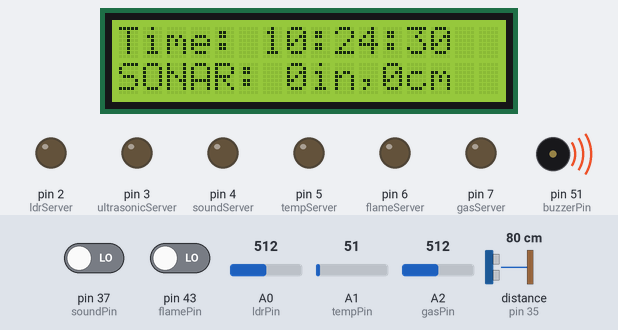
A sketch run on a simulated Arduino Mega 2560, built with avr-gcc and run on an emulated ATmega2560. On the bench: 16×2 character LCD, output pins drawn as LEDs (lit = HIGH), buzzer (waves = sounding). Wiring (inferred from the names in the program): ultrasonic range finder: trigger pin 34; echo pin 35. The inputs (shaded band) are chosen by the test bench; at power-on: distance to the obstacle (sensor on pin 35) 80 cm, pin 37 (soundPin) LOW, A0 (ldrPin) = 512, pin 43 (flamePin) LOW, A1 (tempPin) = 51, A2 (gasPin) = 512. The echo pulse lasts 58.3 µs per cm; the local clock reads 2024-03-15 10:24:30 at power-on unless the sketch sets it; pins used as bus, display or sensor lines are not drawn; what the sketch prints to the serial monitor is not drawn.

Above: at 1.2 s.
1.3 s: distance to the obstacle (sensor on pin 35) set to 35 cm
At 8.1 s:
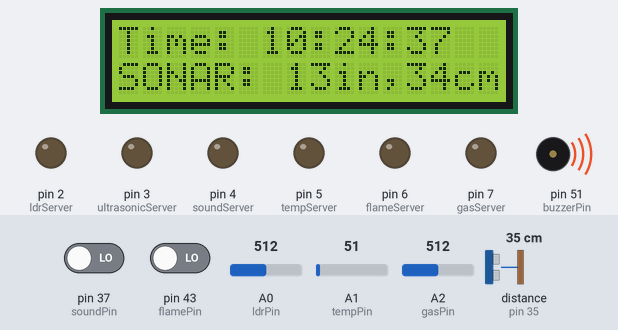
12.1 s: distance to the obstacle (sensor on pin 35) set to 29 cm
At 13.4 s:
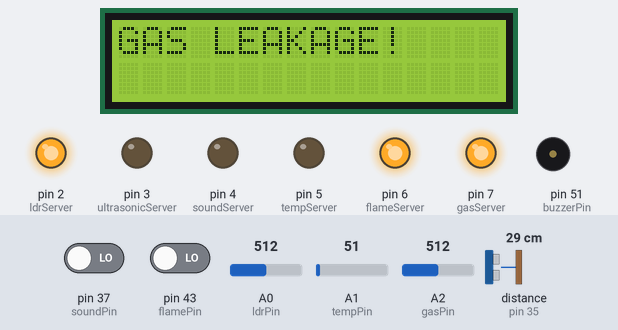
25.5 s: pin 37 (soundPin) driven HIGH
At 29.7 s:
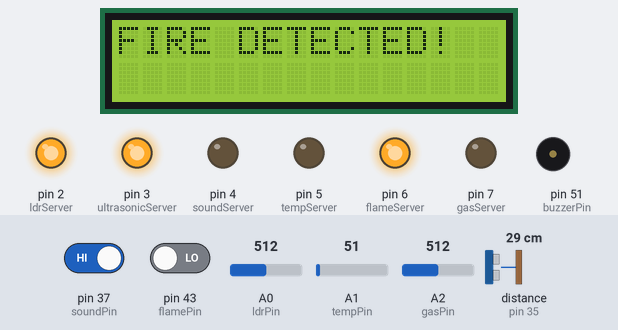
39.5 s: A0 (ldrPin) set to 782
53.4 s: A0 (ldrPin) set to 817
At 58.2 s:
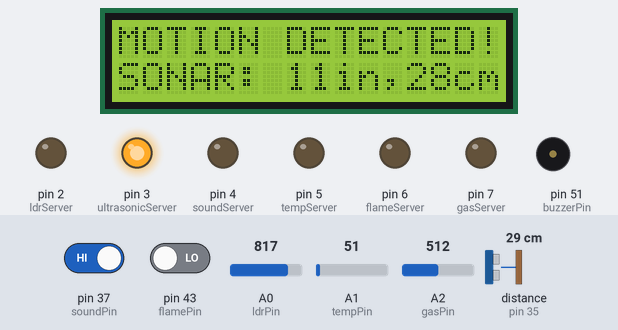
62.4 s: pin 43 (flamePin) driven HIGH
At 68.2 s:
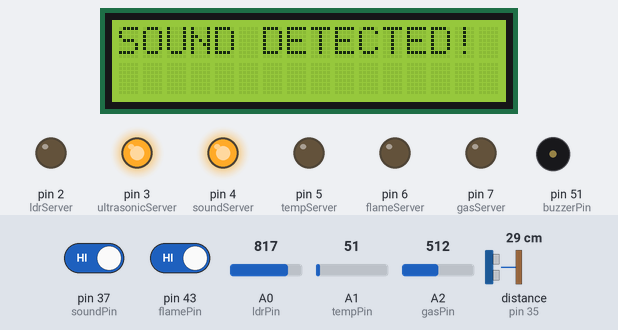
Timing chart, 0 to 72.3 s (numbered marks = the images above; inputs shaded):
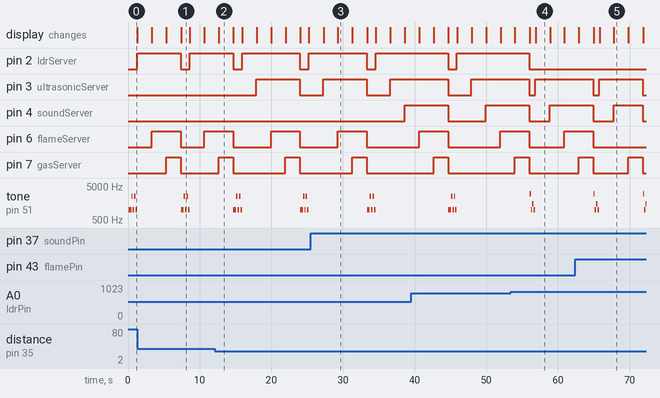

Measured:
- the behaviour switches between 32 and 31 cm on distance to the obstacle (sensor on pin 35) (found by bisection; images 1 and 2)
- the behaviour switches between 799 and 800 on A0 (ldrPin) (found by bisection; images 3 and 4)
- after the input at 12.1 s, pin 2 (ldrServer): HIGH → LOW after 11.9 s, → HIGH 1.2 s later; pin 3 (ultrasonicServer): LOW → HIGH after 5.8 s, → LOW 6.1 s later; pin 7 (gasServer): LOW → HIGH after 9.9 s, → LOW 2.0 s later
- after the input at 25.5 s, pin 4 (soundServer): LOW → HIGH after 13.1 s; pin 6 (flameServer): goes on until 33.3 s, then stays LOW
- after the input at 53.4 s, pin 2 (ldrServer): goes on until 56.0 s, then stays LOW
- after the input at 62.4 s, pin 6 (flameServer): goes on until 64.9 s, then stays LOW
- what the display in image 1 shows lasts 1.2 s, from 7.4 s to 8.6 s

The sketch:

SecuritySystemProject.ino
```cpp
#include <Wire.h>
#include <RTClib.h>
#include <LiquidCrystal_I2C.h>

RTC_DS1307 rtc;
LiquidCrystal_I2C lcd(0x27, 2, 1, 0, 4, 5, 6, 7, 3, POSITIVE);


int ldrPin = A0;
int trigPin = 34;
int echoPin = 35;
int soundPin = 37;
int tempPin = A1;
int flamePin = 43;
int gasPin = A2;
int buzzerPin = 51;

int ldrServer = 2;
int ultrasonicServer = 3;
int soundServer = 4;
int tempServer = 5;
int flameServer = 6;
int gasServer = 7;

int ldrVal = 0;
int ultrasonicVal = 0;
int soundVal = 0;
int tempVal = 0;
int flameVal = 1;
int gasVal = 0;

int buzzerState = LOW;

long duration, cm, inches;
float mv,cel,far;

void setup(){
  pinMode(ldrPin,INPUT);
  pinMode(trigPin,OUTPUT);
  pinMode(echoPin,INPUT);
  pinMode(soundPin,INPUT);
  pinMode(tempPin,INPUT);
  pinMode(flamePin,INPUT);
  pinMode(gasPin,INPUT);
  pinMode(buzzerPin,OUTPUT);

  pinMode(ldrServer,OUTPUT);
  pinMode(ultrasonicServer,OUTPUT);
  pinMode(soundServer,OUTPUT);
  pinMode(tempServer,OUTPUT);
  pinMode(flameServer,OUTPUT);
  pinMode(gasServer,OUTPUT);

  Wire.begin();
  rtc.begin();
  lcd.begin(16,2);
  Serial.begin(9600);
}

void loop(){
  digitalWrite(ldrServer,LOW);
  digitalWrite(ultrasonicServer,LOW);
  digitalWrite(soundServer,LOW);
  digitalWrite(tempServer,LOW);
  digitalWrite(flameServer,LOW);
  digitalWrite(gasServer,LOW);


  //RTC
  DateTime now = rtc.now();

  lcd.clear();
  lcd.setCursor(0,0);
  lcd.print("Time: ");
  lcd.print(now.hour(), DEC);
  lcd.print(':');
  lcd.print(now.minute(), DEC);
  lcd.print(':');
  lcd.print(now.second(), DEC);
  lcd.print(' ');
  lcd.setCursor(0,1);
  lcd.print("SONAR: ");
  lcd.print(inches);
  lcd.print("in,");
  lcd.print(cm);
  lcd.print("cm");


  /*

  if(now.hour() >= 1 && now.hour() <= 6){
  }
   */


  //Read
  ldrVal = analogRead(ldrPin);
  soundVal = digitalRead(soundPin);
  tempVal = analogRead(tempPin);
  flameVal = digitalRead(flamePin);
  gasVal = analogRead(gasPin);


  buzzerState = LOW;

  //LDR
  if(ldrVal < 800){
    if(buzzerState == LOW){
        tone(buzzerPin,1000,400);
        delay(400);
        tone(buzzerPin,2500,200);
        delay(200);
        tone(buzzerPin,1000,200);
        delay(200);
        tone(buzzerPin,2500,200);
        delay(200);
        tone(buzzerPin,1000,200);
        delay(200);
        buzzerState = HIGH;
     }
    digitalWrite(ldrServer,HIGH);
    Serial.println("ALERT! WALKING DETECTED.");
    lcd.clear();
    lcd.setCursor(0,0);
    lcd.print("LASER CROSSED!");
    delay(2000);
  }


  //ULTRASONIC
  digitalWrite(trigPin, LOW);
  delayMicroseconds(5);
  digitalWrite(trigPin, HIGH);
  delayMicroseconds(10);
  digitalWrite(trigPin, LOW);
  duration = pulseIn(echoPin, HIGH);


  cm = (duration/2) / 29.1;
  inches = (duration/2) / 74;
  ultrasonicVal = cm;

  if(ultrasonicVal <= 30){
      if(buzzerState == LOW){

        tone(buzzerPin,3000,300);
        delay(200);
        tone(buzzerPin,1000,200);
        delay(200);
        tone(buzzerPin,1500,200);
        delay(200);
        tone(buzzerPin,1000,200);
        delay(200);
        buzzerState = HIGH;

     }
    digitalWrite(ultrasonicServer,HIGH);
    Serial.println("ALERT! BUGGLER IS CLOSE.");
    lcd.clear();
    lcd.setCursor(0,0);
    lcd.print("MOTION DETECTED!");
    lcd.setCursor(0,1);
    lcd.print("SONAR: ");
    lcd.print(inches);
    lcd.print("in,");
    lcd.print(cm);
    lcd.print("cm");
    delay(2000);
  }
  else if(ultrasonicVal > 30){
  Serial.print(inches);
  Serial.print("in, ");
  Serial.print(cm);
  Serial.print("cm");
  Serial.println();

  lcd.setCursor(0,1);
  lcd.print("SONAR: ");
  lcd.print(inches);
  lcd.print("in,");
  lcd.print(cm);
  lcd.print("cm");
  }


  //SOUND
  if(soundVal == 1){

      if(buzzerState == LOW){
       tone(buzzerPin,1000,200);
        delay(400);
        tone(buzzerPin,1500,200);
        delay(200);
        tone(buzzerPin,2500,200);
        delay(200);
        tone(buzzerPin,1500,200);
        delay(200);
        buzzerState = HIGH;
     }
    digitalWrite(soundServer,HIGH);
    Serial.println("ALERT! SOUND DETECTED.");
    lcd.clear();
    lcd.setCursor(0,0);
    lcd.print("SOUND DETECTED!");
    delay(2000);
  }
  else if(soundVal == 0){

  }


  //TEMP

  mv = ( tempVal/1024.0)*5000;
  cel = mv/10;
  far = (cel*9)/5 + 32;

  if(cel >= 90.0){
      if(buzzerState == LOW){
        tone(buzzerPin,3000,200);
        delay(200);
        tone(buzzerPin,2000,200);
        delay(200);
        tone(buzzerPin,1000,200);
        delay(200);
        buzzerState = HIGH;
     }
    digitalWrite(tempServer,HIGH);
    Serial.println("ALERT! HIGH-TEMPERATURE DETECTED.");
    lcd.clear();
    lcd.setCursor(0,0);
    lcd.print("HIGH TEMP!");
    lcd.setCursor(0,1);
    lcd.print(cel);
    lcd.print(" C");
    delay(2000);
    }
  else if(cel < 30.0){

    }


  //FIRE
  if(flameVal == 1){

  }
  else if(flameVal == 0){
       if(buzzerState == LOW){
        tone(buzzerPin,1500,200);
        delay(200);
        tone(buzzerPin,2000,200);
        delay(200);
        tone(buzzerPin,2500,200);
        delay(200);
        tone(buzzerPin,3000,200);
        delay(200);
        buzzerState = HIGH;
     }
    digitalWrite(flameServer,HIGH);
    Serial.println("ALERT! FIRE DETECTED.");
    lcd.clear();
    lcd.setCursor(0,0);
    lcd.print("FIRE DETECTED!");
    delay(2000);
  }


   //GAS
  if(gasVal >= 500){
       if(buzzerState == LOW){
         tone(buzzerPin,3000,200);
        delay(200);
        tone(buzzerPin,2500,200);
        delay(200);
        tone(buzzerPin,2000,200);
        delay(200);
        tone(buzzerPin,1500,200);
        delay(200);
        buzzerState = HIGH;
     }
    digitalWrite(gasServer,HIGH);
    Serial.println("ALERT! GAS LEAKAGE DETECTED.");
    lcd.clear();
    lcd.setCursor(0,0);
    lcd.print("GAS LEAKAGE!");
    delay(2000);
  }
  else if(gasVal < 500){

  }


  Serial.print("LDR: ");
  Serial.println(ldrVal);
  Serial.print("ULTRASONIC: ");
  Serial.println(ultrasonicVal);
  Serial.print("SOUND: ");
  Serial.println(soundVal);
  Serial.print("TEMP: ");
  Serial.println(cel);
  Serial.print("FLAME: ");
  Serial.println(flameVal);
  Serial.print("GAS: ");
  Serial.println(gasVal);

  if(buzzerState == LOW){
    delay(250);

 }


}
```
